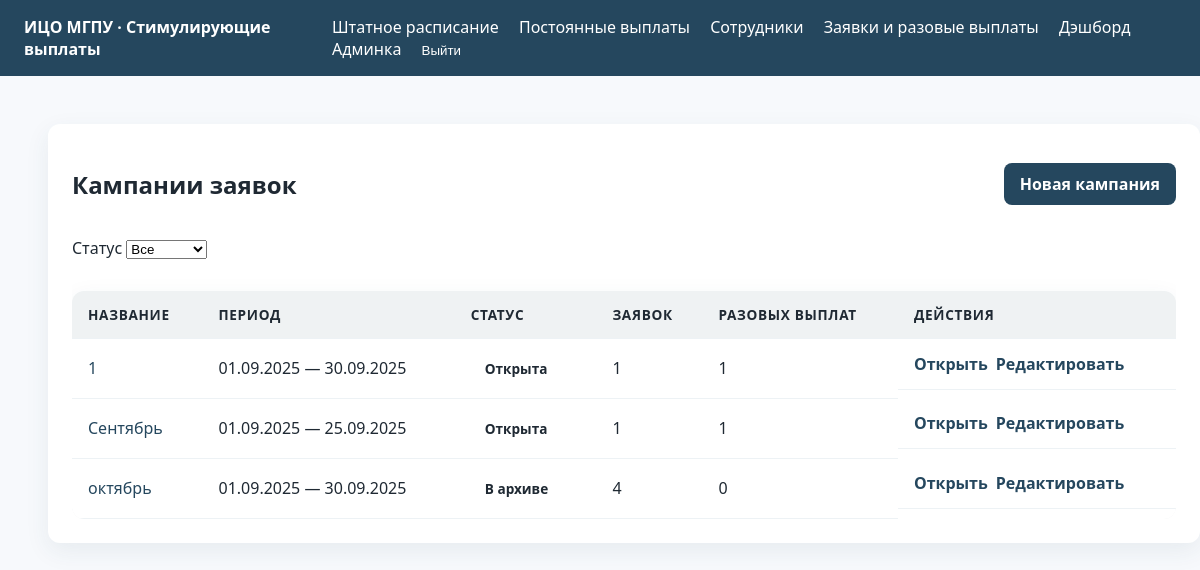
/one-time/campaigns/ (signed in), run on the app's committed database.
### one_time_payments/models.py (models this page shows, shortened)
class RequestCampaign(models.Model):
    class Status(models.TextChoices):
        DRAFT = 'draft', 'Черновик'
        OPEN = 'open', 'Открыта'
        CLOSED = 'closed', 'Закрыта'
        ARCHIVED = 'archived', 'В архиве'
    name = models.CharField('Название кампании', max_length=255)
    description = models.TextField('Описание', blank=True)
    status = models.CharField('Статус', max_length=16, choices=Status.choices, default=Status.DRAFT)
    opens_at = models.DateField('Дата открытия')
    deadline = models.DateField('Дедлайн', blank=True, null=True)
    auto_close_day = models.PositiveSmallIntegerField(
        'Дата автозакрытия',
        default=15,
        help_text='Если дедлайн не указан, кампания автоматически закрывается в указанный день месяца.'
    )
    auto_close_enabled = models.BooleanField('Автоматическое закрытие', default=True)
    closed_at = models.DateTimeField('Закрыта', blank=True, null=True)
    archived_at = models.DateTimeField('В архиве с', blank=True, null=True)
    created_at = models.DateTimeField('Создано', auto_now_add=True)
    updated_at = models.DateTimeField('Обновлено', auto_now=True)
    objects = RequestCampaignQuerySet.as_manager()
    class Meta:
        ordering = ['-opens_at', 'name']
        verbose_name = 'Кампания заявок'
        verbose_name_plural = 'Кампании заявок'
    def open(self) -> None:
        if self.status != self.Status.DRAFT:
            raise ValidationError('Открыть можно только кампания из черновика.')
        self.status = self.Status.OPEN
        self.save(update_fields=['status'])

### one_time_payments/views.py (the view)
# urls.py: path('campaigns/', views.RequestCampaignListView.as_view(), name='campaign-list'),
class RequestCampaignListView(LoginRequiredMixin, PermissionRequiredMixin, generic.ListView):
    model = RequestCampaign
    template_name = 'one_time_payments/campaign_list.html'
    context_object_name = 'campaigns'
    paginate_by = 25
    permission_required = 'one_time_payments.view_requestcampaign'
    def get_queryset(self):
        queryset = RequestCampaign.objects.all().order_by('-opens_at', 'name')
        status = self.request.GET.get('status')
        if status:
            queryset = queryset.filter(status=status)
        return queryset
    def get_context_data(self, **kwargs):
        context = super().get_context_data(**kwargs)
        context['status_choices'] = RequestCampaign.Status.choices
        context['selected_status'] = self.request.GET.get('status', '')
        return context

### one_time_payments/templates/one_time_payments/campaign_list.html (shortened to what this page needs)
{% extends 'base.html' %}
{% block content %}
<div class="card content-card">
    <div style="display:flex; justify-content:space-between; align-items:center; gap:16px; margin-bottom:16px; flex-wrap:wrap;">
        <h2>Кампании заявок</h2>
        {% if perms.one_time_payments.add_requestcampaign %}
            <a href="{% url 'one_time_payments:campaign-add' %}" class="btn btn-primary">Новая кампания</a>
        {% endif %}
    </div>
    <form method="get" class="filter-form" style="margin-bottom:16px; max-width:320px;">
        <label for="status">Статус</label>
        <select name="status" id="status" onchange="this.form.submit()">
            <option value="">Все</option>
        </select>
    </form>
    <div class="table-wrapper">
        <table class="table">
            <thead>
                <tr>
                    <th>Название</th>
                    <th>Период</th>
                    <th>Статус</th>
                    <th>Заявок</th>
                    <th>Разовых выплат</th>
                    <th>Действия</th>
                </tr>
            </thead>
            <tbody>
                {% for campaign in campaigns %}
                    <tr>
                        <td><a href="{% url 'one_time_payments:campaign-detail' campaign.pk %}">{{ campaign.name }}</a></td>
                        <td>{{ campaign.opens_at|date:'d.m.Y' }}{% if campaign.deadline %} — {{ campaign.deadline|date:'d.m.Y' }}{% endif %}</td>
                        <td><span class="status status-{{ campaign.status }}">{{ campaign.get_status_display }}</span></td>
                        <td>{{ campaign.stimulus_requests.count }}</td>
                        <td>{{ campaign.manual_payments.count }}</td>
                        <td style="display:flex; gap:8px; flex-wrap:wrap;">
                            <a href="{% url 'one_time_payments:campaign-detail' campaign.pk %}" class="btn btn-text">Открыть</a>
                            {% if perms.one_time_payments.change_requestcampaign %}
                                <a href="{% url 'one_time_payments:campaign-edit' campaign.pk %}" class="btn btn-text">Редактировать</a>
                            {% endif %}
                        </td>
                    </tr>
                {% empty %}
                    <tr>
                        <td colspan="6">Кампании отсутствуют.</td>
                    </tr>
                {% endfor %}
            </tbody>
        </table>
    </div>
</div>
{% endblock %}

### static/css/main.css (style rules this page uses)
:root { --primary: #25475e; --accent: #f0a500; --bg: #f7f9fc; }
body { font-family: 'Segoe UI', -apple-system, BlinkMacSystemFont, 'Roboto', sans-serif; font-size: 16px; color: #1f2933; background-color: var(--bg); margin: 0; }
a { color: var(--primary); text-decoration: none; }
.table-wrapper { overflow-x: auto; border-radius: 12px; margin-top: 16px; }
.table { width: 100%; border-collapse: collapse; background-color: #fff; border-radius: 12px; overflow: hidden; box-shadow: 0 8px 24px rgba(37, 71, 94, 0.08); margin-top: 16px; }
.table thead { background-color: rgba(37, 71, 94, 0.07); font-size: 0.85rem; text-transform: uppercase; letter-spacing: 0.05em; }
.table th, .table td { padding: 14px 16px; border-bottom: 1px solid #edf2f5; text-align: left; }
.btn { display: inline-flex; align-items: center; gap: 6px; padding: 10px 16px; border-radius: 8px; border: none; cursor: pointer; font-weight: 600; transition: all 0.2s ease; }
.btn-primary { background-color: var(--primary); color: #fff; }
.btn-text { background: transparent; color: var(--primary); padding: 0; }
.card { background-color: #fff; border-radius: 12px; box-shadow: 0 8px 24px rgba(37, 71, 94, 0.08); padding: 24px; margin-bottom: 24px; }
.content-card { width: 100%; }
.filter-form { margin-bottom: 16px; }
.status { display: inline-flex; align-items: center; padding: 6px 14px; border-radius: 999px; font-weight: 600; font-size: 0.85rem; white-space: nowrap; }

### data on the page
RequestCampaign: name "1", opens_at "01.09.2025", deadline "30.09.2025", status "Открыта", stimulus_requests.count "1", manual_payments.count "1"
RequestCampaign: name "Сентябрь", opens_at "01.09.2025", deadline "25.09.2025", status "Открыта", stimulus_requests.count "1", manual_payments.count "1"
RequestCampaign: name "октябрь", opens_at "01.09.2025", deadline "30.09.2025", status "В архиве", stimulus_requests.count "4", manual_payments.count "0"
